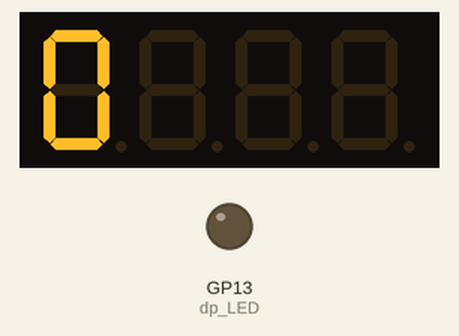
Recording of a program running on a simulated Raspberry Pi Pico running MicroPython. Parts: 4-digit seven-segment display, output pins drawn as LEDs (lit = HIGH). The segment pins are drawn as the display they are named for; pins used as bus, display or sensor lines are not drawn.

Above: at 0.3 s.
At 4.6 s:
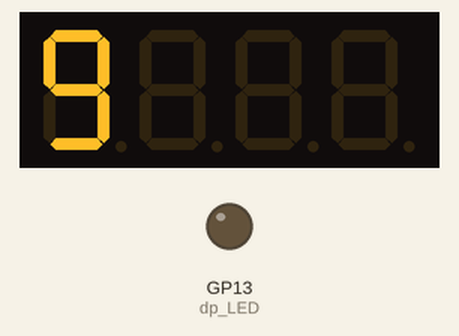
At 8.6 s:
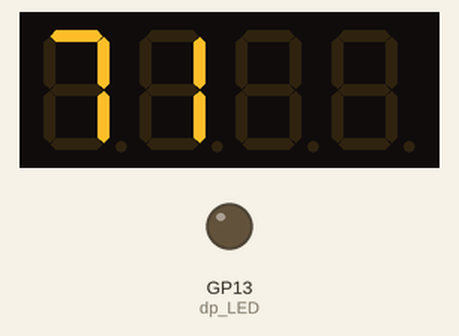
At 19.2 s:
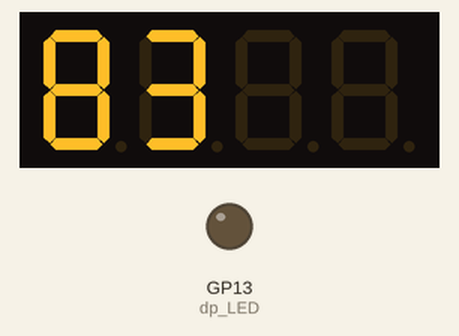
At 28.7 s:
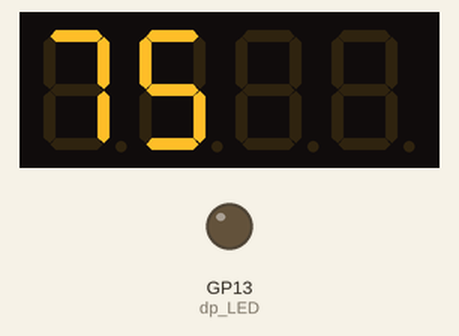
At 39.3 s:
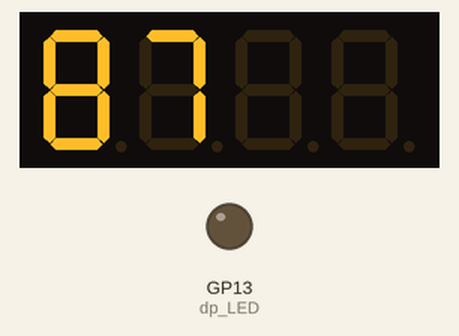

The program:

Counting_to_Display_Eliminate_Leading_Zeros_Part_4.py
```python
# Four Digit Seven Segment Display Count from 0 to 9999
# Eliminate Leading Zeros
# Cathode type
# 330 ohm resistors for each segment
#
# Connect pins for segments a, b, c, d, e, f, g, dp
# to GPIO 6, 7, 8, 9, 10, 11, 12, 13 respectively
#
# Connect D1, D2, D3 ,D4 pins to GPIO 16, 17, 18, 19 respectively
#
# Lori Pfahler
# May 2025

import machine
import utime

# Set up segments
a_LED = machine.Pin(6, machine.Pin.OUT)
b_LED = machine.Pin(7, machine.Pin.OUT)
c_LED = machine.Pin(8, machine.Pin.OUT)
d_LED = machine.Pin(9, machine.Pin.OUT)
e_LED = machine.Pin(10, machine.Pin.OUT)
f_LED = machine.Pin(11, machine.Pin.OUT)
g_LED = machine.Pin(12, machine.Pin.OUT)
dp_LED = machine.Pin(13, machine.Pin.OUT)

# Set up Control Pins for Digits
D1 = machine.Pin(16, machine.Pin.OUT)
D2 = machine.Pin(17, machine.Pin.OUT)
D3 = machine.Pin(18, machine.Pin.OUT)
D4 = machine.Pin(15, machine.Pin.OUT)

segments = [a_LED, b_LED, c_LED, d_LED, e_LED, f_LED, g_LED, dp_LED]
# in "reverse" order since D4 is ones place -- D1 is thousands place
digits = [D4, D3, D2, D1]

# list of lists to form digits from the segments
# digit_segments[10] is all segments off - blank
digit_segments =[
                [1, 1, 1, 1, 1, 1, 0, 0], #0
                [0, 1, 1, 0, 0, 0, 0, 0], #1
                [1, 1, 0, 1, 1, 0, 1, 0], #2
                [1, 1, 1, 1, 0, 0, 1, 0], #3
                [0, 1, 1, 0, 0, 1, 1, 0], #4
                [1, 0, 1, 1, 0, 1, 1, 0], #5
                [1, 0, 1, 1, 1, 1, 1, 0], #6
                [1, 1, 1, 0, 0, 0, 0, 0], #7
                [1, 1, 1, 1, 1, 1, 1, 0], #8
                [1, 1, 1, 1, 0, 1, 1, 0], #9
                [0, 0, 0, 0, 0, 0, 0, 0], #Blank
                ]

# function for digits 0-9
def display_digit(digit):
    digit_list = digit_segments[digit]
    for i in range(8):
        segments[i].value(digit_list[i])

# delay in microseconds (timing for POV); display_time in milliseconds
delay = 1000
display_time = 500

# set all digits off - use value = 1 for cathode; 0 for anode
for digit in digits:
    digit.value(1)
# set all segments off - can be carryover from last run
for segment in segments:
    segment.value(0)

try:
    while True:
        for i in range(10000):
            # get the digits in the ones, tens, hundreds, and thousands place
            digit_ones = (i % 10) // 1
            digit_tens = (i % 100) // 10
            digit_hundreds = (i % 1000) // 100
            digit_thousands = (i % 10000) // 1000
            # clear out leading zeros so they do not show on display
            if digit_thousands == 0:
                # setting to 10 means the character/digit displayed will be "blank"
                digit_thousands = 10
                if digit_hundreds == 0:
                    digit_hundreds = 10
                    if digit_tens == 0:
                        digit_tens = 10
            # make a list of the digits to facilitate for loop below
            count_digits = [digit_ones, digit_tens, digit_hundreds, digit_thousands]
            # show count for the display time
            start = utime.ticks_ms()
            while utime.ticks_diff(utime.ticks_ms(), start) < display_time:
                for i in range(4):
                    # loop through the four places D4, D3, D2, D1
                    digits[i].value(0)
                    display_digit(count_digits[i])
                    utime.sleep_us(delay)
                    digits[i].value(1)
                    # set to all segments to off to avoid "carryover" to next digit
                    display_digit(10)

except KeyboardInterrupt:
    # set all digits off
    for digit in digits:
        digit.value(1)
    # set all segments off
    for segment in segments:
        segment.value(0)
```

Measured:
- what the display in image 0 shows lasts 0.4 s, from 0.1 s to 0.5 s
